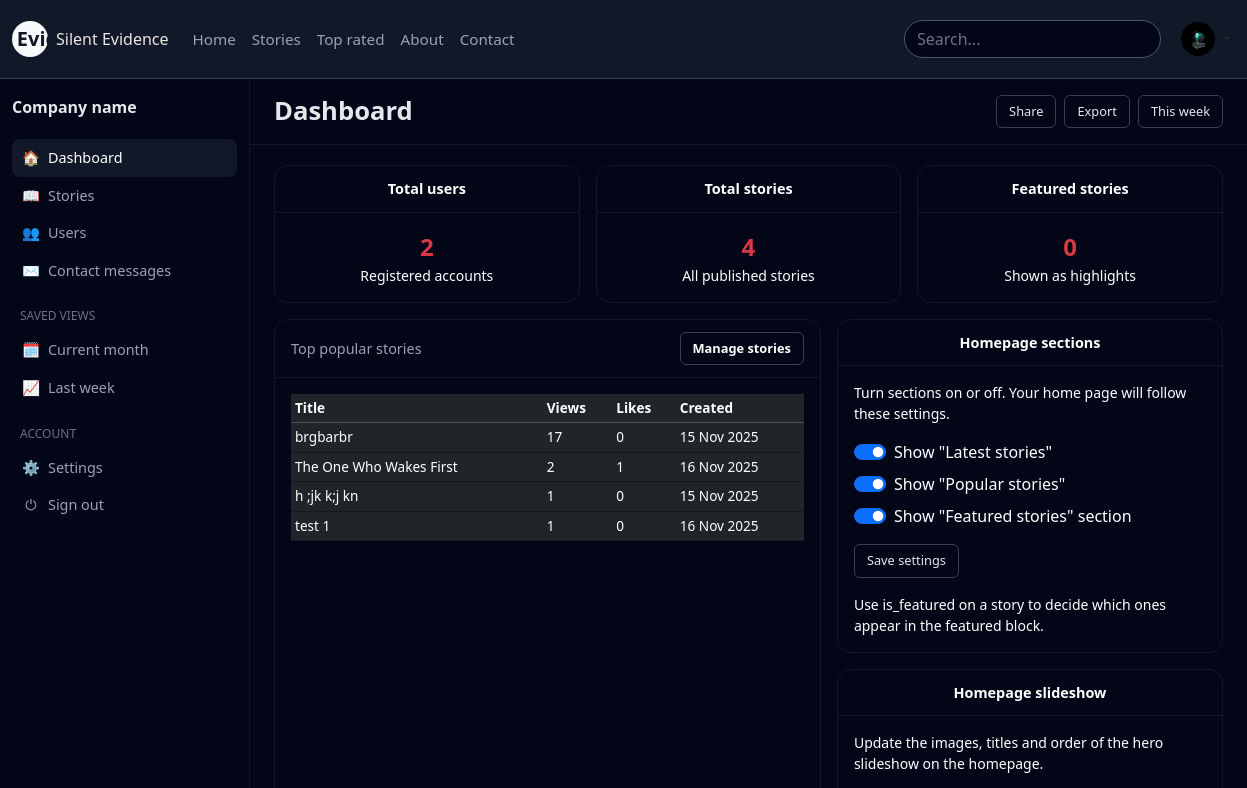
The page /dashboard.php (signed in, upper part) on the database as committed earlier.
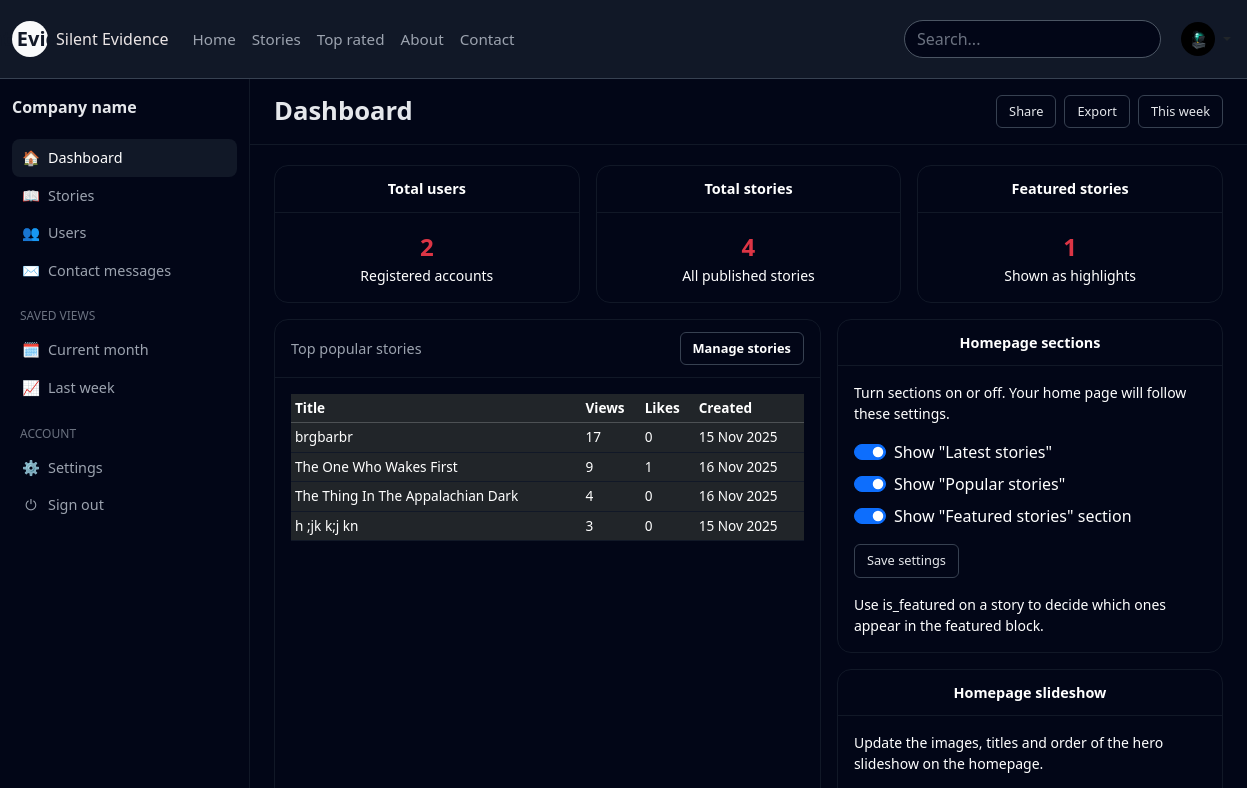
The same page on the database as committed later.
### tables this page shows
CREATE TABLE `stories` (
  `id` int(10) UNSIGNED NOT NULL,
  `user_id` int(10) UNSIGNED NOT NULL,
  `title` varchar(200) NOT NULL,
  `slug` varchar(220) NOT NULL,
  `category` enum('true','paranormal','urban','short','haunted','ghosts','missing','crime','sleep','forest','night','calls','creatures','abandoned','psychological') NOT NULL DEFAULT 'true',
  `content` longtext NOT NULL,
  `image_path` varchar(255) DEFAULT NULL,
  `is_published` tinyint(1) NOT NULL DEFAULT 1,
  `is_featured` tinyint(1) NOT NULL DEFAULT 0,
  `views` int(10) UNSIGNED NOT NULL DEFAULT 0,
  `likes` int(10) UNSIGNED NOT NULL DEFAULT 0,
  `image` varchar(255) DEFAULT NULL,
  `created_at` datetime NOT NULL DEFAULT current_timestamp(),
  `updated_at` datetime NOT NULL DEFAULT current_timestamp() ON UPDATE current_timestamp()
);

### dashboard.php (the view, shortened to what the changed rows need)
<?php
require 'include/db.php';
$totalFeatured = $pdo->query('SELECT COUNT(*) FROM stories WHERE is_featured = 1')->fetchColumn();
$stmt = $pdo->query('SELECT title, views, likes, created_at FROM stories ORDER BY views DESC LIMIT 5');
$popularStories = $stmt->fetchAll();
?>
<!doctype html>
<html lang="en">
<head>
    <link href="https://cdn.jsdelivr.net/npm/bootstrap@5.3.3/dist/css/bootstrap.min.css" rel="stylesheet">
</head>
<body>
    <div class="layout-wrapper">
        <div class="main-area">
            <div class="main-header d-flex justify-content-between align-items-center">
                <h1 class="page-title mb-0">Dashboard</h1>
            </div>
            <div class="main-content">
                <div class="row g-3 mb-3">
                    <div class="col-md-4">
                        <div class="card-dark">
                            <div class="card-dark-body">
                                <div class="stat-number text-danger text-center">
                                    <?php echo (int)$totalFeatured; ?>
                                </div>
                                <div class="text-white text-center small">Shown as highlights</div>
                            </div>
                        </div>
                    </div>
                </div>
                <div class="row g-3">
                    <div class="col-lg-7">
                        <div class="card-dark h-100">
                            <div class="card-dark-body">
                                <?php if (!$popularStories): ?>
                                    <p class="small text-muted mb-0">No stories yet</p>
                                <?php else: ?>
                                    <div class="table-responsive">
                                        <table class="table table-dark table-hover table-sm align-middle table-dark-custom">
                                            <thead>
                                                <tr>
                                                    <th>Title</th>
                                                    <th>Views</th>
                                                    <th>Likes</th>
                                                    <th>Created</th>
                                                </tr>
                                            </thead>
                                            <tbody>
                                                <?php foreach ($popularStories as $story): ?>
                                                    <tr>
                                                        <td><?php echo htmlspecialchars($story['title']); ?></td>
                                                        <td><?php echo (int)$story['views']; ?></td>
                                                        <td><?php echo (int)$story['likes']; ?></td>
                                                        <td><?php echo date('d M Y', strtotime($story['created_at'])); ?></td>
                                                    </tr>
                                                <?php endforeach; ?>
                                            </tbody>
                                        </table>
                                    </div>
                                <?php endif; ?>
                            </div>
                        </div>
                    </div>
                </div>
            </div>
        </div>
    </div>
</body>
</html>

Rows that differ between the two databases and show on the page:
changed stories "The One Who Wakes First": views "2" → "9"
changed stories: title "test 1" → "The Thing In The Appalachian Dark"; views "1" → "4"; moves up the list
changed stories "h ;jk k;j kn": views "1" → "3"
Other text that changed with them:
$totalFeatured: "0" → "1"
